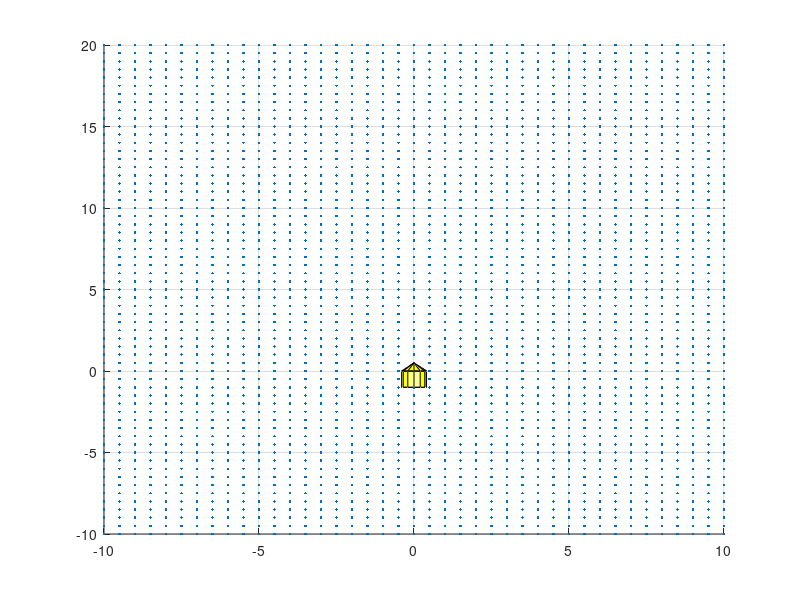

The MATLAB source for this figure: (Note: this script raises an error after producing the figure.)
%% PID Control of an Unmanned Surface Vehicle (USV) using a dynamic model
clear; close all; clc;

sim_time = 100;
sampling = 0.1;

%% Set-up Simulation Model

figure(1)
ax = axes('XLim',[-10 10],'YLim',[-5 20],'ZLim',[-2.5 2.5]);
view(3);    % View all the axes (3D)
grid on;

% Modelling water
Water_x = -10:0.5:10;
Water_y = -10:0.5:20;
Water_z = -1.5:0.1:1;
[Water_X,Water_Y,Water_Z] = meshgrid(Water_x,Water_y,Water_z);
I = Water_Z <= 0;
scatter3(Water_X(I),Water_Y(I),Water_Z(I),'.');

% Light source
light('Position',[-10 -10 2],'Style','infinite')
light('Position',[10 10 2.5],'Style','infinite')

% Robot (USV) Model
[con_x,con_y,con_z] = cylinder([0.1 0.0],12);
[cyl_x,cyl_y,cyl_z] = cylinder([0.2 0.2],12);
% Surfaces of USV
h(1) = surface(4*con_x,0.5*con_z,-0.3*con_y,'FaceColor','y');
h(2) = surface(2*cyl_x,-1*cyl_z,0.15*cyl_y,'FaceColor','y');
h(3) = surface(4*con_x,(0.01*con_z)-1,-0.3*con_y,'FaceColor','y');
h(4) = surface(0.1,1,0.1,'FaceColor','w');
h(1).EdgeColor = 'none'; h(1).FaceLighting = 'gouraud';
h(2).EdgeColor = 'none'; h(2).FaceLighting = 'gouraud';
h(3).EdgeColor = 'none'; h(3).FaceLighting = 'gouraud';
% Transforming the surfaces wrt robot position
t = hgtransform('Parent',ax);
set(h,'Parent',t)
set(gcf,'Renderer','opengl')
drawnow

%% Trajectories, Control and Guidance of USV

% Trajectory selection
disp('Enter trajectory:');
traj = input(' 1. Circle \n 2. Square \n 3. Sine \n');
switch traj
    % Circle
    case 1
        pose = [0;0;-pi/2;0;0;0];
        n = sim_time/sampling; R = 8;
        k = 2*pi*linspace(0,1,n)' - 3*pi*ones(n,1);
        x = R*ones(n,1) + R.*cos(k);
        y = zeros(n,1) + R.*sin(k);
    % Square
    case 2
        pose = [0;0;-pi/2;0;0;0];
        n = sim_time/sampling; n1 = fix(n/4);
        x0 = zeros((n1/2),1);
        y0 = linspace(0,-8,fix(n1/2))';
        x1 = linspace(0,16,n1)';
        y1 = -8*ones(n1,1);
        x2 = 16*ones(n1,1);
        y2 = linspace(-8,8,n1)';
        x3 = linspace(16,0,n1)';
        y3 = 8*ones(n1,1);
        x4 = zeros((n1/2),1);
        y4 = linspace(8,0,fix(n1/2))';
        x = [x0;x1;x2;x3;x4];
        y = [y0;y1;y2;y3;y4];
    % Sine
    case 3
        pose = [0;0;pi/3;0;0;0];
        n = sim_time/sampling;
        x = 4*pi*linspace(0,1,n)';
        y = 5*sin(x);
end

goal = [x, y];
[pose] = Controller(goal, pose, t);
